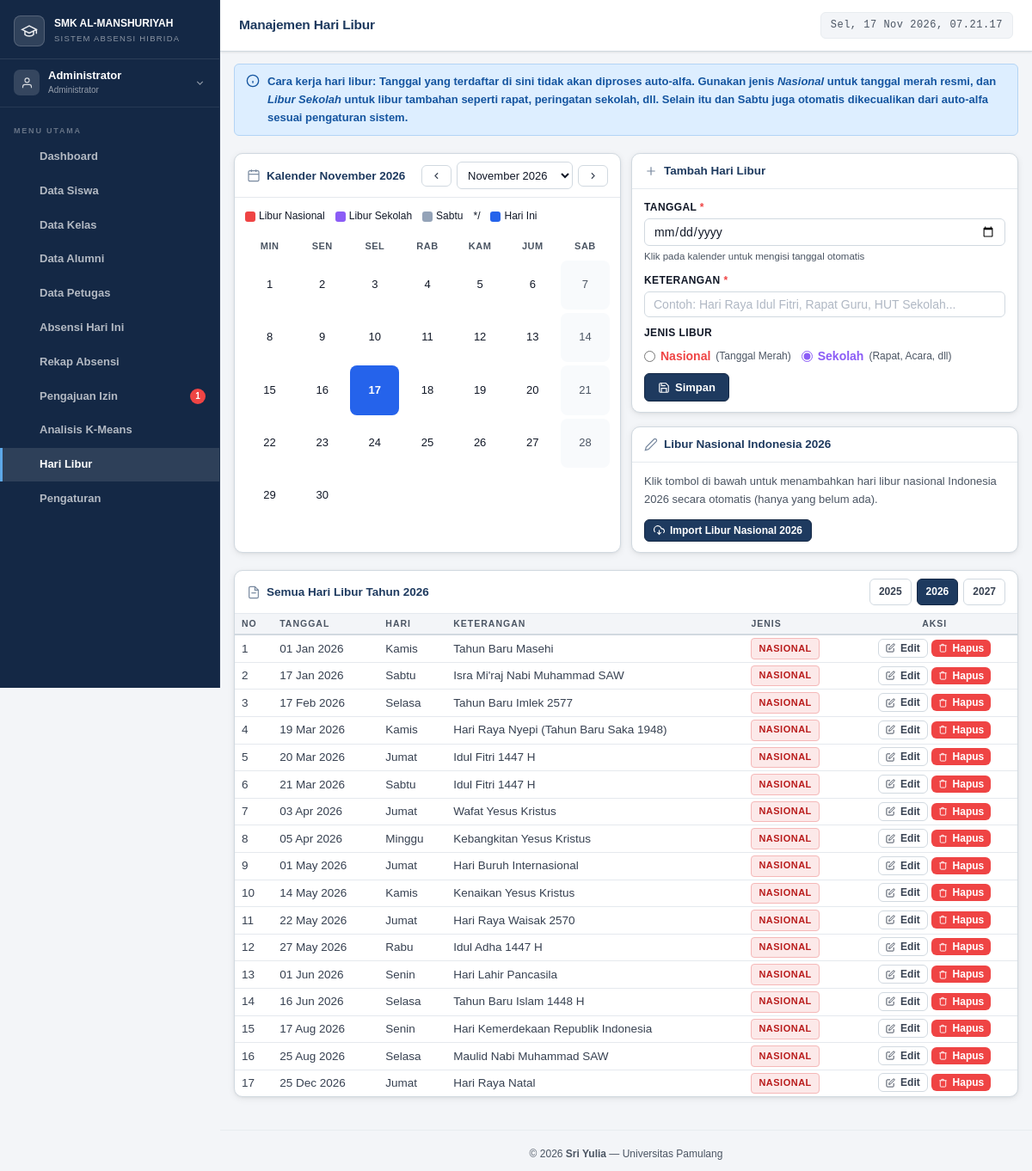
The app's page /admin/hari_libur.php (signed in) with its own data.
### tables this page shows
CREATE TABLE `hari_libur` (
  `id` int(10) UNSIGNED NOT NULL,
  `tanggal` date NOT NULL,
  `keterangan` varchar(255) NOT NULL,
  `jenis` enum('nasional','sekolah') NOT NULL DEFAULT 'sekolah',
  `created_at` timestamp NOT NULL DEFAULT current_timestamp()
);

### admin/hari_libur.php (the view, shortened to what this page needs)
<?php
require_once '../includes/config.php';
$bulanKini  = (int)($_GET['bulan'] ?? date('n'));
$tahunKini  = (int)($_GET['tahun'] ?? date('Y'));
$liburBulanIni = [];
$stmtList = $pdo->prepare("SELECT * FROM hari_libur WHERE YEAR(tanggal)=? ORDER BY tanggal ASC");
$stmtList->execute([$tahunKini]);
$semuaLibur = $stmtList->fetchAll();
$namaBulanArr = ['','Januari','Februari','Maret','April','Mei','Juni','Juli','Agustus','September','Oktober','November','Desember'];
$prevBulan = $bulanKini - 1; $prevTahun = $tahunKini;
$nextBulan = $bulanKini + 1; $nextTahun = $tahunKini;
require_once '../includes/header.php';
?>
<div class="alert alert-info" style="margin-bottom:20px">
  <svg viewBox="0 0 24 24" fill="none" stroke="currentColor" stroke-width="2" style="flex-shrink:0"><circle cx="12" cy="12" r="10"/><line x1="12" y1="16" x2="12" y2="12"/><line x1="12" y1="8" x2="12.01" y2="8"/></svg>
  <div>
    <strong>Cara kerja hari libur:</strong> Tanggal yang terdaftar di sini <strong>tidak akan diproses auto-alfa</strong>.
    Gunakan jenis <em>Nasional</em> untuk tanggal merah resmi, dan <em>Libur Sekolah</em> untuk libur tambahan seperti rapat, peringatan sekolah, dll.
    Selain itu dan Sabtu juga otomatis dikecualikan dari auto-alfa sesuai pengaturan sistem.
  </div>
</div>
<div style="display:grid;grid-template-columns:1fr 1fr;gap:12px" class="libur-grid">
  <div class="card">
    <div class="card-header" style="display:flex;align-items:center;justify-content:space-between;flex-wrap:wrap;gap:8px">
      <div class="card-title">
        <svg viewBox="0 0 24 24" fill="none" stroke="currentColor" stroke-width="1.8" style="width:16px;height:16px;opacity:.6"><rect x="3" y="4" width="18" height="18" rx="2"/><line x1="16" y1="2" x2="16" y2="6"/><line x1="8" y1="2" x2="8" y2="6"/><line x1="3" y1="10" x2="21" y2="10"/></svg>
        Kalender <?= $namaBulanArr[$bulanKini] ?> <?= $tahunKini ?>
      </div>
      <div style="display:flex;gap:6px;align-items:center">
        <a href="?bulan=<?= $prevBulan ?>&tahun=<?= $prevTahun ?>" class="btn btn-outline btn-sm">
          <svg viewBox="0 0 24 24" fill="none" stroke="currentColor" stroke-width="2" style="width:13px;height:13px"><polyline points="15 18 9 12 15 6"/></svg>
        </a>
        <select onchange="location.href='?bulan='+this.value.split('-')[0]+'&tahun='+this.value.split('-')[1]" class="form-control" style="padding:4px 8px;height:32px;font-size:13px;width:auto">
          <?php for ($m=1; $m<=12; $m++): ?>
            <option value="<?= $m ?>-<?= $tahunKini ?>" <?= $m==$bulanKini?'selected':'' ?>><?= $namaBulanArr[$m] ?> <?= $tahunKini ?></option>
          <?php endfor; ?>
        </select>
        <a href="?bulan=<?= $nextBulan ?>&tahun=<?= $nextTahun ?>" class="btn btn-outline btn-sm">
          <svg viewBox="0 0 24 24" fill="none" stroke="currentColor" stroke-width="2" style="width:13px;height:13px"><polyline points="9 18 15 12 9 6"/></svg>
        </a>
      </div>
    </div>
    <div class="card-body" style="padding:12px">
      <div style="display:flex;gap:12px;font-size:12px;margin-bottom:12px;flex-wrap:wrap">
        <span style="display:flex;align-items:center;gap:4px"><span style="width:12px;height:12px;background:#ef4444;border-radius:3px;display:inline-block"></span> Libur Nasional</span>
        <span style="display:flex;align-items:center;gap:4px"><span style="width:12px;height:12px;background:#8b5cf6;border-radius:3px;display:inline-block"></span> Libur Sekolah</span>
        <span style="display:flex;align-items:center;gap:4px"><span style="width:12px;height:12px;background:#94a3b8;border-radius:3px;display:inline-block"></span> Sabtu</span>*/
        <span style="display:flex;align-items:center;gap:4px"><span style="width:12px;height:12px;background:#2563eb;border-radius:3px;display:inline-block"></span> Hari Ini</span>
      </div>
      <div class="kalender-grid">
        <?php
        $hariHeader = ['Min','Sen','Sel','Rab','Kam','Jum','Sab'];
        foreach ($hariHeader as $h): ?>
          <div class="kal-header"><?= $h ?></div>
        <?php endforeach;
        $firstDay  = mktime(0,0,0,$bulanKini,1,$tahunKini);
        $totalDays = (int)date('t', $firstDay);
        $today     = date('Y-m-d');
        for ($b = 0; $b < $startDow; $b++): ?>
        <?php endfor;
        for ($d = 1; $d <= $totalDays; $d++):
          $ts       = mktime(0,0,0,$bulanKini,$d,$tahunKini);
          $dateStr  = date('Y-m-d', $ts);
          $dow      = (int)date('w', $ts);
          $isWeekend = ($dow === 6);
          $isToday  = ($dateStr === $today);
          $liburRow = $liburBulanIni[$dateStr] ?? null;
          $cls = 'kal-cell';
          $tooltip = '';
          $jenisLibur = '';
          if ($isToday) { $cls .= ' kal-today'; }
          if ($liburRow) {
            $cls .= ($liburRow['jenis'] === 'nasional') ? ' kal-nasional' : ' kal-sekolah';
            $tooltip = htmlspecialchars($liburRow['keterangan']);
            $jenisLibur = $liburRow['jenis'];
          } elseif ($isWeekend) {
            $cls .= ' kal-weekend';
          }
        ?>
          <div class="<?= $cls ?>"
               title="<?= $tooltip ?>"
               onclick="pilihTanggal('<?= $dateStr ?>','<?= $tooltip ?>','<?= $jenisLibur ?>',<?= $liburRow ? $liburRow['id'] : 0 ?>)"
               style="cursor:pointer">
            <?= $d ?>
          </div>
        <?php endfor; ?>
      </div>
    </div>
  </div>
  <div>
    <div class="card" id="card-form">
      <div class="card-header">
        <div class="card-title" id="form-title">
          <svg viewBox="0 0 24 24" fill="none" stroke="currentColor" stroke-width="1.8" style="width:16px;height:16px;opacity:.6"><path d="M12 5v14M5 12h14"/></svg>
          Tambah Hari Libur
        </div>
      </div>
      <div class="card-body">
        <form method="POST" id="form-libur">
          <div class="form-group">
            <label class="form-label">Tanggal <span style="color:#ef4444">*</span></label>
            <input type="date" name="tanggal" id="input-tanggal" class="form-control" required>
            <div class="form-hint">Klik pada kalender untuk mengisi tanggal otomatis</div>
          </div>
          <div class="form-group">
            <label class="form-label">Keterangan <span style="color:#ef4444">*</span></label>
            <input type="text" name="keterangan" id="input-keterangan" class="form-control" placeholder="Contoh: Hari Raya Idul Fitri, Rapat Guru, HUT Sekolah..." required>
          </div>
          <div class="form-group">
            <label class="form-label">Jenis Libur</label>
            <div style="display:flex;gap:12px;margin-top:6px">
              <label style="display:flex;align-items:center;gap:6px;cursor:pointer;font-size:14px">
                <input type="radio" name="jenis" id="jenis-nasional" value="nasional" style="accent-color:#ef4444">
                <span style="color:#ef4444;font-weight:600">Nasional</span>
                <span style="color:var(--text-muted);font-size:12px">(Tanggal Merah)</span>
              </label>
              <label style="display:flex;align-items:center;gap:6px;cursor:pointer;font-size:14px">
                <input type="radio" name="jenis" id="jenis-sekolah" value="sekolah" checked style="accent-color:#8b5cf6">
                <span style="color:#8b5cf6;font-weight:600">Sekolah</span>
                <span style="color:var(--text-muted);font-size:12px">(Rapat, Acara, dll)</span>
              </label>
            </div>
          </div>
          <div style="display:flex;gap:8px">
            <button type="submit" class="btn btn-primary" id="btn-simpan">
              <svg viewBox="0 0 24 24" fill="none" stroke="currentColor" stroke-width="2" style="width:14px;height:14px"><path d="M19 21H5a2 2 0 01-2-2V5a2 2 0 012-2h11l5 5v11a2 2 0 01-2 2z"/><polyline points="17 21 17 13 7 13 7 21"/><polyline points="7 3 7 8 15 8"/></svg>
              Simpan
            </button>
          </div>
        </form>
      </div>
    </div>
    <div class="card" style="margin-top:16px">
      <div class="card-header">
        <div class="card-title">
          <svg viewBox="0 0 24 24" fill="none" stroke="currentColor" stroke-width="1.8" style="width:16px;height:16px;opacity:.6"><path d="M17 3a2.828 2.828 0 114 4L7.5 20.5 2 22l1.5-5.5L17 3z"/></svg>
          Libur Nasional Indonesia <?= $tahunKini ?>
        </div>
      </div>
      <div class="card-body">
        <p style="font-size:13px;color:var(--text-muted);margin-bottom:12px">
          Klik tombol di bawah untuk menambahkan hari libur nasional Indonesia <?= $tahunKini ?> secara otomatis (hanya yang belum ada).
        </p>
        <button type="button" onclick="importLiburNasional(<?= $tahunKini ?>)" class="btn btn-primary btn-sm">
          <svg viewBox="0 0 24 24" fill="none" stroke="currentColor" stroke-width="2" style="width:13px;height:13px"><polyline points="8 17 12 21 16 17"/><line x1="12" y1="12" x2="12" y2="21"/><path d="M20.88 18.09A5 5 0 0018 9h-1.26A8 8 0 103 16.29"/></svg>
          Import Libur Nasional <?= $tahunKini ?>
        </button>
      </div>
    </div>
  </div>
</div>
<div class="card" style="margin-top:20px">
  <div class="card-header" style="display:flex;align-items:center;justify-content:space-between;flex-wrap:wrap;gap:8px">
    <div class="card-title">
      <svg viewBox="0 0 24 24" fill="none" stroke="currentColor" stroke-width="1.8" style="width:16px;height:16px;opacity:.6"><path d="M14 2H6a2 2 0 00-2 2v16a2 2 0 002 2h12a2 2 0 002-2V8z"/><polyline points="14 2 14 8 20 8"/><line x1="16" y1="13" x2="8" y2="13"/></svg>
      Semua Hari Libur Tahun <?= $tahunKini ?>
    </div>
    <div style="display:flex;gap:6px">
      <a href="?tahun=<?= $tahunKini-1 ?>&bulan=<?= $bulanKini ?>" class="btn btn-outline btn-sm"><?= $tahunKini-1 ?></a>
      <span class="btn btn-primary btn-sm" style="pointer-events:none"><?= $tahunKini ?></span>
      <a href="?tahun=<?= $tahunKini+1 ?>&bulan=<?= $bulanKini ?>" class="btn btn-outline btn-sm"><?= $tahunKini+1 ?></a>
    </div>
  </div>
  <div class="card-body" style="padding:0">
    <?php if (empty($semuaLibur)): ?>
      <div style="text-align:center;padding:40px;color:var(--text-muted)">
        <svg viewBox="0 0 24 24" fill="none" stroke="currentColor" stroke-width="1.5" style="width:40px;height:40px;opacity:.3;margin-bottom:8px"><rect x="3" y="4" width="18" height="18" rx="2"/><line x1="16" y1="2" x2="16" y2="6"/><line x1="8" y1="2" x2="8" y2="6"/><line x1="3" y1="10" x2="21" y2="10"/></svg>
        <div>Belum ada hari libur terdaftar untuk tahun <?= $tahunKini ?>.</div>
        <div style="font-size:13px;margin-top:4px">Tambah lewat form di atas atau import libur nasional.</div>
      </div>
    <?php else: ?>
      <div class="table-responsive">
      <table class="table" style="margin:0">
        <thead>
          <tr>
            <th>No</th>
            <th>Tanggal</th>
            <th>Hari</th>
            <th>Keterangan</th>
            <th>Jenis</th>
            <th>Aksi</th>
          </tr>
        </thead>
        <tbody>
          <?php $no=1; foreach ($semuaLibur as $lb):
            $hariNama = ['Minggu','Senin','Selasa','Rabu','Kamis','Jumat','Sabtu'][date('w', strtotime($lb['tanggal']))];
          ?>
          <tr>
            <td><?= $no++ ?></td>
            <td style="white-space:nowrap"><?= date('d M Y', strtotime($lb['tanggal'])) ?></td>
            <td><?= $hariNama ?></td>
            <td><?= htmlspecialchars($lb['keterangan']) ?></td>
            <td>
              <?php if ($lb['jenis'] === 'nasional'): ?>
                <span class="badge badge-alfa">Nasional</span>
              <?php else: ?>
                <span class="badge" style="background:#8b5cf6;color:#fff">Sekolah</span>
              <?php endif; ?>
            </td>
            <td style="white-space:nowrap">
              <button type="button" onclick="editLibur(<?= $lb['id'] ?>,'<?= $lb['tanggal'] ?>','<?= htmlspecialchars(addslashes($lb['keterangan'])) ?>','<?= $lb['jenis'] ?>')" class="btn btn-outline btn-sm" style="padding:3px 8px;font-size:12px">
                <svg viewBox="0 0 24 24" fill="none" stroke="currentColor" stroke-width="2" style="width:11px;height:11px"><path d="M11 4H4a2 2 0 00-2 2v14a2 2 0 002 2h14a2 2 0 002-2v-7"/><path d="M18.5 2.5a2.121 2.121 0 013 3L12 15l-4 1 1-4 9.5-9.5z"/></svg>
                Edit
              </button>
              <button type="button" onclick="hapusLibur(<?= $lb['id'] ?>,'<?= htmlspecialchars(addslashes($lb['keterangan'])) ?>')" class="btn btn-sm" style="padding:3px 8px;font-size:12px;background:#ef4444;color:#fff;border:none">
                <svg viewBox="0 0 24 24" fill="none" stroke="currentColor" stroke-width="2" style="width:11px;height:11px"><polyline points="3 6 5 6 21 6"/><path d="M19 6v14a2 2 0 01-2 2H7a2 2 0 01-2-2V6m3 0V4a1 1 0 011-1h4a1 1 0 011 1v2"/></svg>
                Hapus
              </button>
            </td>
          </tr>
          <?php endforeach; ?>
        </tbody>
      </table>
      </div>
    <?php endif; ?>
  </div>
</div>
<?php require_once '../includes/footer.php'; ?>

### records on screen
hari_libur: tanggal "01 Jan 2026", tanggal "Kamis", keterangan "Tahun Baru Masehi", jenis "NASIONAL"
hari_libur: tanggal "17 Jan 2026", tanggal "Sabtu", keterangan "Isra Mi'raj Nabi Muhammad SAW", jenis "NASIONAL"
hari_libur: tanggal "17 Feb 2026", tanggal "Selasa", keterangan "Tahun Baru Imlek 2577", jenis "NASIONAL"
hari_libur: tanggal "19 Mar 2026", tanggal "Kamis", keterangan "Hari Raya Nyepi (Tahun Baru Saka 1948)", jenis "NASIONAL"
hari_libur: tanggal "20 Mar 2026", tanggal "Jumat", keterangan "Idul Fitri 1447 H", jenis "NASIONAL"
hari_libur: tanggal "21 Mar 2026", tanggal "Sabtu", keterangan "Idul Fitri 1447 H", jenis "NASIONAL"
hari_libur: tanggal "03 Apr 2026", tanggal "Jumat", keterangan "Wafat Yesus Kristus", jenis "NASIONAL"
hari_libur: tanggal "05 Apr 2026", tanggal "Minggu", keterangan "Kebangkitan Yesus Kristus", jenis "NASIONAL"
hari_libur: tanggal "01 May 2026", tanggal "Jumat", keterangan "Hari Buruh Internasional", jenis "NASIONAL"
hari_libur: tanggal "14 May 2026", tanggal "Kamis", keterangan "Kenaikan Yesus Kristus", jenis "NASIONAL"
hari_libur: tanggal "22 May 2026", tanggal "Jumat", keterangan "Hari Raya Waisak 2570", jenis "NASIONAL"
hari_libur: tanggal "27 May 2026", tanggal "Rabu", keterangan "Idul Adha 1447 H", jenis "NASIONAL"
hari_libur: tanggal "01 Jun 2026", tanggal "Senin", keterangan "Hari Lahir Pancasila", jenis "NASIONAL"
hari_libur: tanggal "16 Jun 2026", tanggal "Selasa", keterangan "Tahun Baru Islam 1448 H", jenis "NASIONAL"
hari_libur: tanggal "17 Aug 2026", tanggal "Senin", keterangan "Hari Kemerdekaan Republik Indonesia", jenis "NASIONAL"
hari_libur: tanggal "25 Aug 2026", tanggal "Selasa", keterangan "Maulid Nabi Muhammad SAW", jenis "NASIONAL"
hari_libur: tanggal "25 Dec 2026", tanggal "Jumat", keterangan "Hari Raya Natal", jenis "NASIONAL"

### other values on screen
$nama "Administrator"
$item['label'] "Dashboard"
$item['label'] "Data Siswa"
$item['label'] "Data Kelas"
$item['label'] "Data Alumni"
$item['label'] "Data Petugas"
$item['label'] "Absensi Hari Ini"
$item['label'] "Rekap Absensi"
$item['label'] "Pengajuan Izin"
$badgeCounts[$item['href']] "1"
$item['label'] "Analisis K-Means"
$item['label'] "Hari Libur"
$item['label'] "Pengaturan"
$pageTitle "Manajemen Hari Libur"
$namaBulanArr[$bulanKini] "November"
